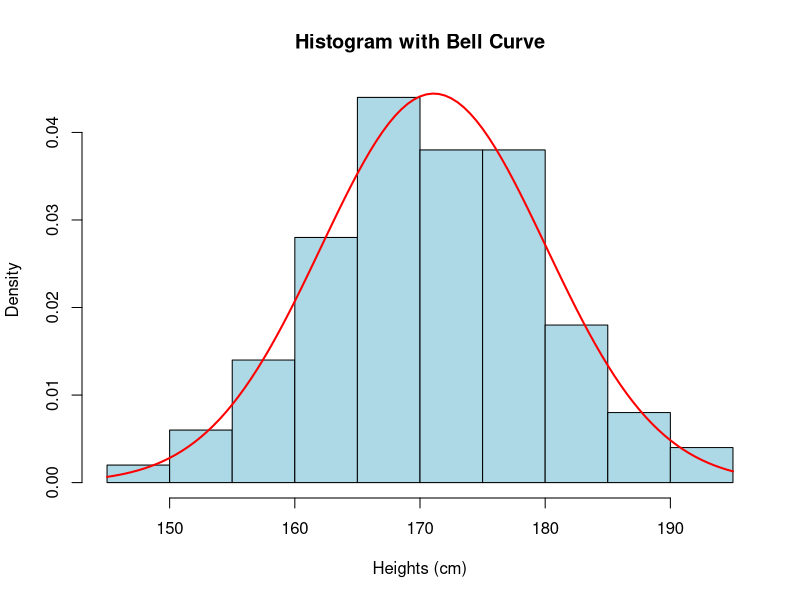

Recreate this plot in R.
### R script for the hands-on examples
### Week 2

## Data Types in R -------------------------------------------------------------

## Create variables to store the following types of biological data and
## check their class in R:
# - The name of a gene (e.g., *BRCA1*).
# - The number of samples in an experiment (e.g., 50).
# - Whether a sample is treated or not (TRUE/FALSE).
# - The four bases in DNA sequence: A, T, G, C.





## Vectors ---------------------------------------------------------------------

# You have the following concentrations of a drug measured in five samples (in µM):
# 2.3, 5.1, 3.8, 6.4, 4.9.

# Perform the following tasks:

# - Create a numeric vector to store the concentrations.
# - Calculate the mean and standard deviation of the concentrations.
# - Subset the concentrations greater than 4 µM



## Matrices --------------------------------------------------------------------

# You’re working with expression levels of three genes (*geneA*, *geneB*, *geneC*)
# across five samples. The expression levels are as follows:
# sample1: 10, 12, 15
# sample2: 20, 18, 22
# sample3: 14, 16, 19
# sample4: 8, 9, 7
# sample5: 25, 30, 28

# - Create a matrix to represent this data, with genes in rows and samples in columns.
# - Add row and column names to the matrix.
# - Calculate the mean expression for each gene (row-wise).
# - Subset the data to show only samples where `geneC` expression is greater than 20.  



## Test the Normality on Simulated Data ----------------------------------------

### Height
# Use following code to generate the height (in cm) of 100 students
set.seed(1)
heights <- round(rnorm(n = 100, mean = 170, sd = 10), 1)
heights


### Check normality
shapiro.test(heights)


### Visualize the distribution with histogram
# Histogram
hist(
  heights, probability = TRUE, col = "lightblue",
  main = "Histogram with Bell Curve", xlab = "Heights (cm)", ylab = "Density"
)
# Add bell curve
curve(
  dnorm(x, mean = mean(heights), sd = sd(heights)),
  col = "red", lwd = 2, add = TRUE
)